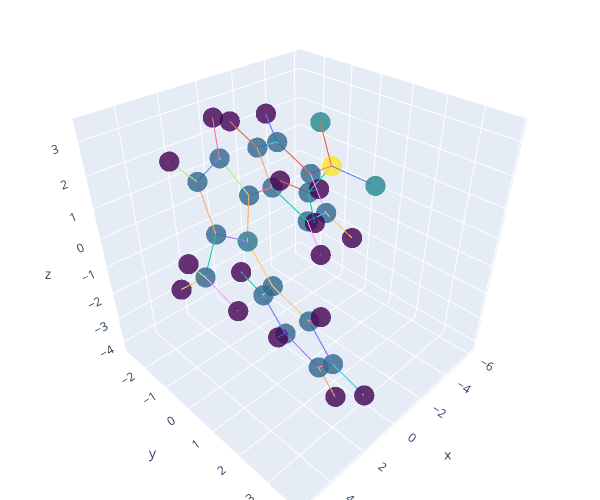

The notebook cell saved with this chart:
### Code cell
# turn the above example into a function

def plot_molecule(tensorized):
    """ 
    A function for plotting a molecule

    Parameters
    ----------
    tensorized : a dictionary containing the graph, the node positions, the one hot degree sequence, the chains, and the B matrix
    
    Returns
    -------
    fig : a plotly figure
        A plotly figure containing the plot of the molecule
    """

    # invert one hot encoding of tensorized['H']
    H = torch.argmax(tensorized['H'],axis=1)

    fig = go.Figure(data=[go.Scatter3d(x=tensorized['Z'][:,0], y=tensorized['Z'][:,1], z=tensorized['Z'][:,2],
                                      mode='markers', marker=dict(size=7, color=H, colorscale='Viridis', opacity=0.8),showlegend=False)])

    for i in range(tensorized['Z_chains'].shape[0]):
        fig.add_trace(go.Scatter3d(x=[tensorized['Z_chains'][i,0,0], tensorized['Z_chains'][i,1,0]],
                                   y=[tensorized['Z_chains'][i,0,1], tensorized['Z_chains'][i,1,1]],
                                   z=[tensorized['Z_chains'][i,0,2], tensorized['Z_chains'][i,1,2]],
                                   mode='lines',
                                   showlegend=False,))
        
    # make it square and zoom to fit
    fig.update_layout(width=600, height=500, autosize=False, margin=dict(l=0, r=0, b=0, t=0))
    fig.update_layout(scene_aspectmode='cube')

    
    
    return fig

# plot the molecule
fig = plot_molecule(tdata[3])

fig.show()

### Figure 1 — Plotly figure (JSON) as saved in the notebook; plotly's stock layout.template omitted (floating-point values rounded to 4 significant figures)
{"data": [{"marker": {"color": [6, 5, 5, 5, 5, 5, 5, 5, 5, 5, 5, 5, 5, 5, 5, 5, 5, 5, 15, 7, 7, 5, 0, 0, 0, 0, 0, 0, 0, 0, 0, 0, 0, 0, 0, 0, 0, 0, 0], "colorscale": [[0, "#440154"], [0.1111, "#482878"], [0.2222, "#3e4989"], [0.3333, "#31688e"], [0.4444, "#26828e"], [0.5556, "#1f9e89"], [0.6667, "#35b779"], [0.7778, "#6ece58"], [0.8889, "#b5de2b"], [1, "#fde725"]], "opacity": 0.8, "size": 7}, "mode": "markers", "showlegend": false, "type": "scatter3d", "x": [2.086, 1.167, 1.886, 3.254, 3.37, -0.2861, 1.769, -0.9616, -2.344, -3.055, -2.393, -1.01, 1.198, 0.8842, 1.139, 1.707, 2.021, 4.633, -4.813, -5.348, -5.347, -4.965, 1.456, 4.078, -0.416, -2.849, -2.937, -0.5028, 0.9449, 0.4301, 0.8933, 1.912, 2.494, 5.423, 4.508, 4.986, -6.028, -4.485, -4.495], "y": [0.1687, -0.3247, -0.7996, -0.6268, -0.02194, -0.4263, 0.7932, 0.424, 0.3154, -0.6522, -1.525, -1.41, 0.04846, 0.665, 2.023, 2.769, 2.159, 0.4489, -0.8049, 0.5285, -1.563, -1.783, -1.256, -0.8932, 1.179, 0.9892, -2.29, -2.09, -1.001, 0.08466, 2.501, 3.828, 2.762, 0.5597, 1.426, -0.2764, -1.925, -2.749, -1.252], "z": [0.4783, 1.417, 2.502, 2.235, 0.999, 1.235, -0.769, 0.3471, 0.1722, 0.8858, 1.753, 1.923, -1.809, -3.023, -3.206, -2.175, -0.9584, 0.3564, 0.6624, 0.4061, 1.79, -0.8093, 3.388, 2.888, -0.2172, -0.5162, 2.301, 2.606, -1.684, -3.825, -4.153, -2.32, -0.1861, 1.108, -0.1194, -0.3822, -1.013, -0.6454, -1.64]}, {"mode": "lines", "showlegend": false, "type": "scatter3d", "x": [2.086, 1.167], "y": [0.1687, -0.3247], "z": [0.4783, 1.417]}, {"mode": "lines", "showlegend": false, "type": "scatter3d", "x": [2.086, 3.37], "y": [0.1687, -0.02194], "z": [0.4783, 0.999]}, {"mode": "lines", "showlegend": false, "type": "scatter3d", "x": [2.086, 1.769], "y": [0.1687, 0.7932], "z": [0.4783, -0.769]}, {"mode": "lines", "showlegend": false, "type": "scatter3d", "x": [2.086, 1.167], "y": [0.1687, -0.3247], "z": [0.4783, 1.417]}, {"mode": "lines", "showlegend": false, "type": "scatter3d", "x": [1.167, 1.886], "y": [-0.3247, -0.7996], "z": [1.417, 2.502]}, {"mode": "lines", "showlegend": false, "type": "scatter3d", "x": [1.167, -0.2861], "y": [-0.3247, -0.4263], "z": [1.417, 1.235]}, {"mode": "lines", "showlegend": false, "type": "scatter3d", "x": [1.167, 1.886], "y": [-0.3247, -0.7996], "z": [1.417, 2.502]}, {"mode": "lines", "showlegend": false, "type": "scatter3d", "x": [1.886, 3.254], "y": [-0.7996, -0.6268], "z": [2.502, 2.235]}, {"mode": "lines", "showlegend": false, "type": "scatter3d", "x": [1.886, 1.456], "y": [-0.7996, -1.256], "z": [2.502, 3.388]}, {"mode": "lines", "showlegend": false, "type": "scatter3d", "x": [1.886, 3.254], "y": [-0.7996, -0.6268], "z": [2.502, 2.235]}, {"mode": "lines", "showlegend": false, "type": "scatter3d", "x": [3.254, 3.37], "y": [-0.6268, -0.02194], "z": [2.235, 0.999]}, {"mode": "lines", "showlegend": false, "type": "scatter3d", "x": [3.254, 4.078], "y": [-0.6268, -0.8932], "z": [2.235, 2.888]}, {"mode": "lines", "showlegend": false, "type": "scatter3d", "x": [2.086, 3.37], "y": [0.1687, -0.02194], "z": [0.4783, 0.999]}, {"mode": "lines", "showlegend": false, "type": "scatter3d", "x": [3.254, 3.37], "y": [-0.6268, -0.02194], "z": [2.235, 0.999]}, {"mode": "lines", "showlegend": false, "type": "scatter3d", "x": [3.37, 4.633], "y": [-0.02194, 0.4489], "z": [0.999, 0.3564]}, {"mode": "lines", "showlegend": false, "type": "scatter3d", "x": [1.167, -0.2861], "y": [-0.3247, -0.4263], "z": [1.417, 1.235]}, {"mode": "lines", "showlegend": false, "type": "scatter3d", "x": [-0.2861, -0.9616], "y": [-0.4263, 0.424], "z": [1.235, 0.3471]}, {"mode": "lines", "showlegend": false, "type": "scatter3d", "x": [-0.2861, -1.01], "y": [-0.4263, -1.41], "z": [1.235, 1.923]}, {"mode": "lines", "showlegend": false, "type": "scatter3d", "x": [2.086, 1.769], "y": [0.1687, 0.7932], "z": [0.4783, -0.769]}, {"mode": "lines", "showlegend": false, "type": "scatter3d", "x": [1.769, 1.198], "y": [0.7932, 0.04846], "z": [-0.769, -1.809]}, {"mode": "lines", "showlegend": false, "type": "scatter3d", "x": [1.769, 2.021], "y": [0.7932, 2.159], "z": [-0.769, -0.9584]}, {"mode": "lines", "showlegend": false, "type": "scatter3d", "x": [-0.2861, -0.9616], "y": [-0.4263, 0.424], "z": [1.235, 0.3471]}, {"mode": "lines", "showlegend": false, "type": "scatter3d", "x": [-0.9616, -2.344], "y": [0.424, 0.3154], "z": [0.3471, 0.1722]}, {"mode": "lines", "showlegend": false, "type": "scatter3d", "x": [-0.9616, -0.416], "y": [0.424, 1.179], "z": [0.3471, -0.2172]}, {"mode": "lines", "showlegend": false, "type": "scatter3d", "x": [-0.9616, -2.344], "y": [0.424, 0.3154], "z": [0.3471, 0.1722]}, {"mode": "lines", "showlegend": false, "type": "scatter3d", "x": [-2.344, -3.055], "y": [0.3154, -0.6522], "z": [0.1722, 0.8858]}, {"mode": "lines", "showlegend": false, "type": "scatter3d", "x": [-2.344, -2.849], "y": [0.3154, 0.9892], "z": [0.1722, -0.5162]}, {"mode": "lines", "showlegend": false, "type": "scatter3d", "x": [-2.344, -3.055], "y": [0.3154, -0.6522], "z": [0.1722, 0.8858]}, {"mode": "lines", "showlegend": false, "type": "scatter3d", "x": [-3.055, -2.393], "y": [-0.6522, -1.525], "z": [0.8858, 1.753]}, {"mode": "lines", "showlegend": false, "type": "scatter3d", "x": [-3.055, -4.813], "y": [-0.6522, -0.8049], "z": [0.8858, 0.6624]}, {"mode": "lines", "showlegend": false, "type": "scatter3d", "x": [-3.055, -2.393], "y": [-0.6522, -1.525], "z": [0.8858, 1.753]}, {"mode": "lines", "showlegend": false, "type": "scatter3d", "x": [-2.393, -1.01], "y": [-1.525, -1.41], "z": [1.753, 1.923]}, {"mode": "lines", "showlegend": false, "type": "scatter3d", "x": [-2.393, -2.937], "y": [-1.525, -2.29], "z": [1.753, 2.301]}, {"mode": "lines", "showlegend": false, "type": "scatter3d", "x": [-0.2861, -1.01], "y": [-0.4263, -1.41], "z": [1.235, 1.923]}, {"mode": "lines", "showlegend": false, "type": "scatter3d", "x": [-2.393, -1.01], "y": [-1.525, -1.41], "z": [1.753, 1.923]}, {"mode": "lines", "showlegend": false, "type": "scatter3d", "x": [-1.01, -0.5028], "y": [-1.41, -2.09], "z": [1.923, 2.606]}, {"mode": "lines", "showlegend": false, "type": "scatter3d", "x": [1.769, 1.198], "y": [0.7932, 0.04846], "z": [-0.769, -1.809]}, {"mode": "lines", "showlegend": false, "type": "scatter3d", "x": [1.198, 0.8842], "y": [0.04846, 0.665], "z": [-1.809, -3.023]}, {"mode": "lines", "showlegend": false, "type": "scatter3d", "x": [1.198, 0.9449], "y": [0.04846, -1.001], "z": [-1.809, -1.684]}, {"mode": "lines", "showlegend": false, "type": "scatter3d", "x": [1.198, 0.8842], "y": [0.04846, 0.665], "z": [-1.809, -3.023]}, {"mode": "lines", "showlegend": false, "type": "scatter3d", "x": [0.8842, 1.139], "y": [0.665, 2.023], "z": [-3.023, -3.206]}, {"mode": "lines", "showlegend": false, "type": "scatter3d", "x": [0.8842, 0.4301], "y": [0.665, 0.08466], "z": [-3.023, -3.825]}, {"mode": "lines", "showlegend": false, "type": "scatter3d", "x": [0.8842, 1.139], "y": [0.665, 2.023], "z": [-3.023, -3.206]}, {"mode": "lines", "showlegend": false, "type": "scatter3d", "x": [1.139, 1.707], "y": [2.023, 2.769], "z": [-3.206, -2.175]}, {"mode": "lines", "showlegend": false, "type": "scatter3d", "x": [1.139, 0.8933], "y": [2.023, 2.501], "z": [-3.206, -4.153]}, {"mode": "lines", "showlegend": false, "type": "scatter3d", "x": [1.139, 1.707], "y": [2.023, 2.769], "z": [-3.206, -2.175]}, {"mode": "lines", "showlegend": false, "type": "scatter3d", "x": [1.707, 2.021], "y": [2.769, 2.159], "z": [-2.175, -0.9584]}, {"mode": "lines", "showlegend": false, "type": "scatter3d", "x": [1.707, 1.912], "y": [2.769, 3.828], "z": [-2.175, -2.32]}, {"mode": "lines", "showlegend": false, "type": "scatter3d", "x": [1.769, 2.021], "y": [0.7932, 2.159], "z": [-0.769, -0.9584]}, {"mode": "lines", "showlegend": false, "type": "scatter3d", "x": [1.707, 2.021], "y": [2.769, 2.159], "z": [-2.175, -0.9584]}, {"mode": "lines", "showlegend": false, "type": "scatter3d", "x": [2.021, 2.494], "y": [2.159, 2.762], "z": [-0.9584, -0.1861]}, {"mode": "lines", "showlegend": false, "type": "scatter3d", "x": [3.37, 4.633], "y": [-0.02194, 0.4489], "z": [0.999, 0.3564]}, {"mode": "lines", "showlegend": false, "type": "scatter3d", "x": [4.633, 5.423], "y": [0.4489, 0.5597], "z": [0.3564, 1.108]}, {"mode": "lines", "showlegend": false, "type": "scatter3d", "x": [4.633, 4.508], "y": [0.4489, 1.426], "z": [0.3564, -0.1194]}, {"mode": "lines", "showlegend": false, "type": "scatter3d", "x": [4.633, 4.986], "y": [0.4489, -0.2764], "z": [0.3564, -0.3822]}, {"mode": "lines", "showlegend": false, "type": "scatter3d", "x": [-3.055, -4.813], "y": [-0.6522, -0.8049], "z": [0.8858, 0.6624]}, {"mode": "lines", "showlegend": false, "type": "scatter3d", "x": [-4.813, -5.348], "y": [-0.8049, 0.5285], "z": [0.6624, 0.4061]}, {"mode": "lines", "showlegend": false, "type": "scatter3d", "x": [-4.813, -5.347], "y": [-0.8049, -1.563], "z": [0.6624, 1.79]}, {"mode": "lines", "showlegend": false, "type": "scatter3d", "x": [-4.813, -4.965], "y": [-0.8049, -1.783], "z": [0.6624, -0.8093]}, {"mode": "lines", "showlegend": false, "type": "scatter3d", "x": [-4.813, -5.348], "y": [-0.8049, 0.5285], "z": [0.6624, 0.4061]}, {"mode": "lines", "showlegend": false, "type": "scatter3d", "x": [-4.813, -5.347], "y": [-0.8049, -1.563], "z": [0.6624, 1.79]}, {"mode": "lines", "showlegend": false, "type": "scatter3d", "x": [-4.813, -4.965], "y": [-0.8049, -1.783], "z": [0.6624, -0.8093]}, {"mode": "lines", "showlegend": false, "type": "scatter3d", "x": [-4.965, -6.028], "y": [-1.783, -1.925], "z": [-0.8093, -1.013]}, {"mode": "lines", "showlegend": false, "type": "scatter3d", "x": [-4.965, -4.485], "y": [-1.783, -2.749], "z": [-0.8093, -0.6454]}, {"mode": "lines", "showlegend": false, "type": "scatter3d", "x": [-4.965, -4.495], "y": [-1.783, -1.252], "z": [-0.8093, -1.64]}, {"mode": "lines", "showlegend": false, "type": "scatter3d", "x": [1.886, 1.456], "y": [-0.7996, -1.256], "z": [2.502, 3.388]}, {"mode": "lines", "showlegend": false, "type": "scatter3d", "x": [3.254, 4.078], "y": [-0.6268, -0.8932], "z": [2.235, 2.888]}, {"mode": "lines", "showlegend": false, "type": "scatter3d", "x": [-0.9616, -0.416], "y": [0.424, 1.179], "z": [0.3471, -0.2172]}, {"mode": "lines", "showlegend": false, "type": "scatter3d", "x": [-2.344, -2.849], "y": [0.3154, 0.9892], "z": [0.1722, -0.5162]}, {"mode": "lines", "showlegend": false, "type": "scatter3d", "x": [-2.393, -2.937], "y": [-1.525, -2.29], "z": [1.753, 2.301]}, {"mode": "lines", "showlegend": false, "type": "scatter3d", "x": [-1.01, -0.5028], "y": [-1.41, -2.09], "z": [1.923, 2.606]}, {"mode": "lines", "showlegend": false, "type": "scatter3d", "x": [1.198, 0.9449], "y": [0.04846, -1.001], "z": [-1.809, -1.684]}, {"mode": "lines", "showlegend": false, "type": "scatter3d", "x": [0.8842, 0.4301], "y": [0.665, 0.08466], "z": [-3.023, -3.825]}, {"mode": "lines", "showlegend": false, "type": "scatter3d", "x": [1.139, 0.8933], "y": [2.023, 2.501], "z": [-3.206, -4.153]}, {"mode": "lines", "showlegend": false, "type": "scatter3d", "x": [1.707, 1.912], "y": [2.769, 3.828], "z": [-2.175, -2.32]}, {"mode": "lines", "showlegend": false, "type": "scatter3d", "x": [2.021, 2.494], "y": [2.159, 2.762], "z": [-0.9584, -0.1861]}, {"mode": "lines", "showlegend": false, "type": "scatter3d", "x": [4.633, 5.423], "y": [0.4489, 0.5597], "z": [0.3564, 1.108]}, {"mode": "lines", "showlegend": false, "type": "scatter3d", "x": [4.633, 4.508], "y": [0.4489, 1.426], "z": [0.3564, -0.1194]}, {"mode": "lines", "showlegend": false, "type": "scatter3d", "x": [4.633, 4.986], "y": [0.4489, -0.2764], "z": [0.3564, -0.3822]}, {"mode": "lines", "showlegend": false, "type": "scatter3d", "x": [-4.965, -6.028], "y": [-1.783, -1.925], "z": [-0.8093, -1.013]}, {"mode": "lines", "showlegend": false, "type": "scatter3d", "x": [-4.965, -4.485], "y": [-1.783, -2.749], "z": [-0.8093, -0.6454]}, {"mode": "lines", "showlegend": false, "type": "scatter3d", "x": [-4.965, -4.495], "y": [-1.783, -1.252], "z": [-0.8093, -1.64]}], "layout": {"autosize": false, "height": 500, "margin": {"b": 0, "l": 0, "r": 0, "t": 0}, "scene": {"aspectmode": "cube"}, "width": 600}}
